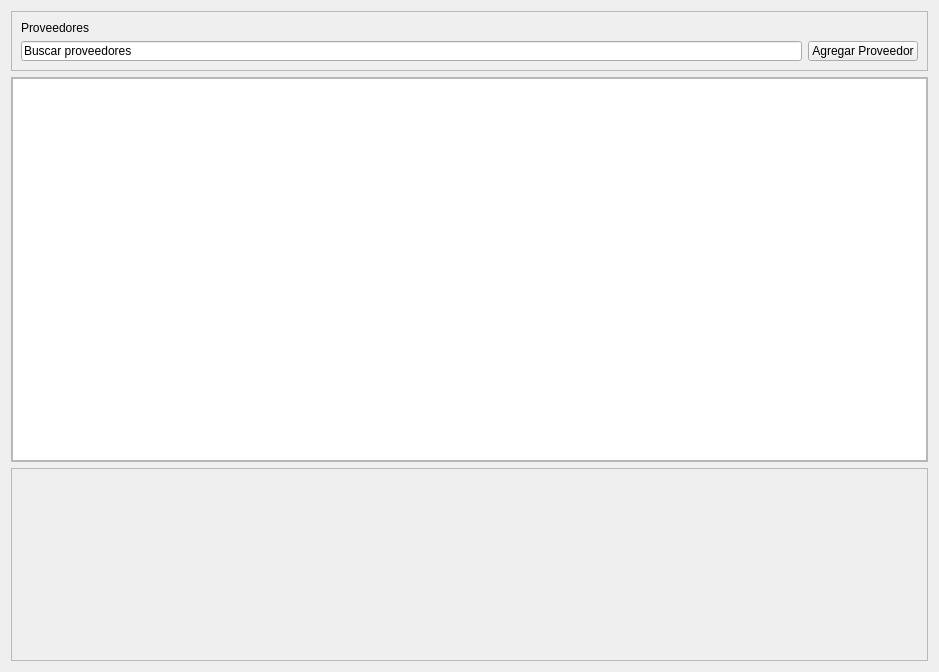
<?xml version="1.0" encoding="UTF-8"?>
<ui version="4.0">
 <class>Form</class>
 <widget class="QWidget" name="Form">
  <property name="geometry">
   <rect>
    <x>0</x>
    <y>0</y>
    <width>939</width>
    <height>672</height>
   </rect>
  </property>
  <property name="windowTitle">
   <string>Form</string>
  </property>
  <layout class="QGridLayout" name="gridLayout">
   <item row="1" column="0" rowspan="2">
    <widget class="QFrame" name="frame_4">
     <property name="maximumSize">
      <size>
       <width>16777215</width>
       <height>16777215</height>
      </size>
     </property>
     <property name="frameShape">
      <enum>QFrame::Shape::StyledPanel</enum>
     </property>
     <property name="frameShadow">
      <enum>QFrame::Shadow::Raised</enum>
     </property>
     <layout class="QVBoxLayout" name="verticalLayout_2">
      <property name="leftMargin">
       <number>0</number>
      </property>
      <property name="topMargin">
       <number>0</number>
      </property>
      <property name="rightMargin">
       <number>0</number>
      </property>
      <property name="bottomMargin">
       <number>0</number>
      </property>
      <item>
       <widget class="QTreeWidget" name="treeWidget">
        <property name="columnCount">
         <number>0</number>
        </property>
       </widget>
      </item>
     </layout>
    </widget>
   </item>
   <item row="3" column="0">
    <widget class="QFrame" name="frame">
     <property name="frameShape">
      <enum>QFrame::Shape::StyledPanel</enum>
     </property>
     <property name="frameShadow">
      <enum>QFrame::Shadow::Raised</enum>
     </property>
    </widget>
   </item>
   <item row="0" column="0">
    <widget class="QFrame" name="frame_3">
     <property name="maximumSize">
      <size>
       <width>16777215</width>
       <height>60</height>
      </size>
     </property>
     <property name="frameShape">
      <enum>QFrame::Shape::StyledPanel</enum>
     </property>
     <property name="frameShadow">
      <enum>QFrame::Shadow::Raised</enum>
     </property>
     <layout class="QGridLayout" name="gridLayout_2">
      <item row="0" column="0">
       <widget class="QLabel" name="label_11">
        <property name="text">
         <string>Proveedores</string>
        </property>
       </widget>
      </item>
      <item row="1" column="0">
       <widget class="QLineEdit" name="lineEdit">
        <property name="text">
         <string>Buscar proveedores</string>
        </property>
       </widget>
      </item>
      <item row="1" column="1">
       <widget class="QPushButton" name="pushButton">
        <property name="text">
         <string>Agregar Proveedor</string>
        </property>
       </widget>
      </item>
     </layout>
    </widget>
   </item>
  </layout>
 </widget>
 <resources/>
 <connections/>
</ui>
